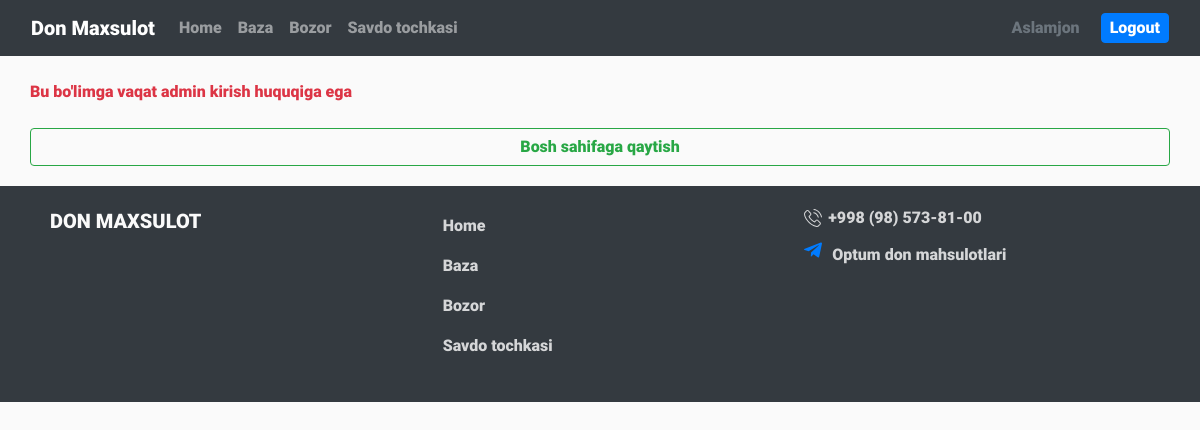
Page /addAgent/ (signed in) on the earlier database version.
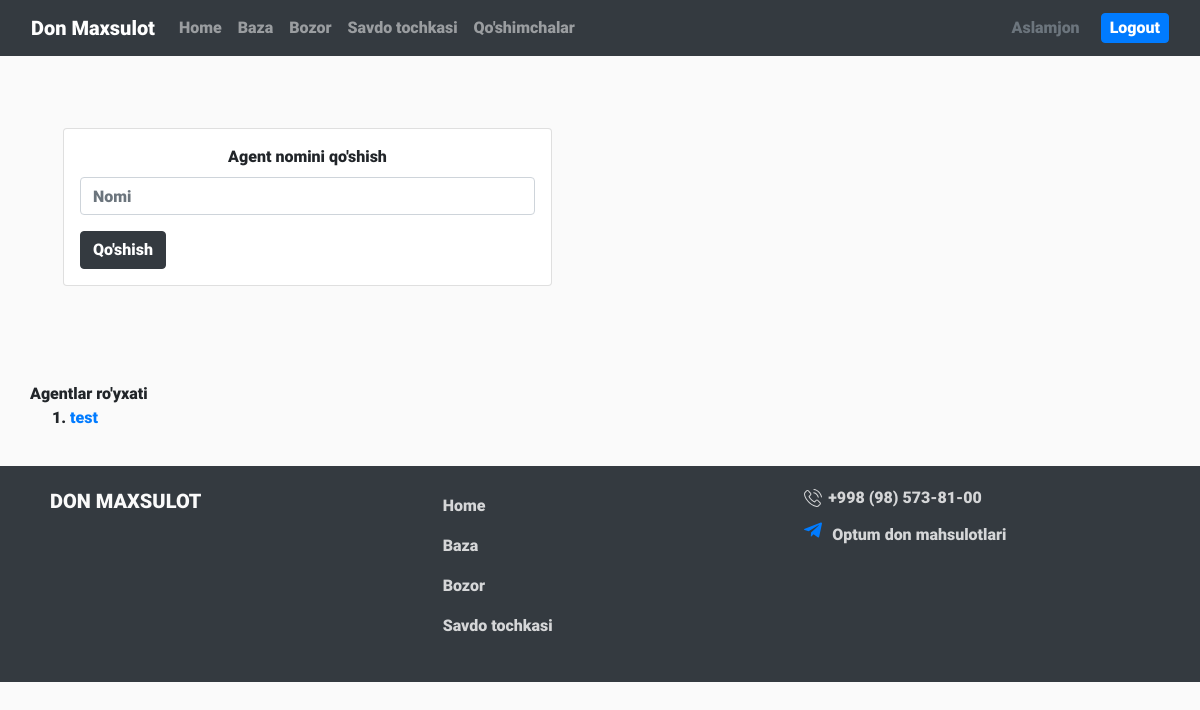
Same page on the later database version.
### home/models.py (models this page shows)
class Agents(models.Model):
    name = models.TextField()

### home/views.py (the view, shortened to what this page needs)
# urls.py: path('addAgent/', addAgent, name='addAgent'),
def addAgent(request):
    sendToTemplate = {
        'agentForm': AgentsForm,
        'agents': Agents.objects.all()
    }
    if request.method == 'GET':
        return checkIsAdmin(request, 'html/addAgent.html', sendToTemplate, {})

### home/views.py (called while the page is built)
def checkIsAdmin(request, html, sendObjToAdmin, sendObjToAnonimUser):
    getAdmins = Admins.objects.all()
    global admins
    admins = []
    for i in getAdmins:
        admins.append(i.name)
    if request.user.username in admins:
        sendObjToAdmin['isAdmin'] = True
        return render(request, html, sendObjToAdmin)
    else:
        if request.user.username in agentsList:
            sendObjToAnonimUser['isAgent'] = True
            return render(request, html, sendObjToAnonimUser)
        sendObjToAnonimUser['isAdmin'] = False
        return render(request, html, sendObjToAnonimUser)

### home/templates/html/addAgent.html (shortened to what this page needs)
{% extends 'html/base.html' %}
{% load static %}
{% load indexObj %}
{% block content %}
    <div class="addAgents d-flex flex-column containerCustom mt-4">
        {% if user.is_authenticated and isAdmin %}
        <div class="row">
            <div class="col-md-6 p-5">
                <div class="card p-3" style="">
                    <div class="text-center mb-2">Agent nomini qo'shish</div>
                    <form action="{% url 'addAgent' %}" method="post">
                        {{agentForm.name}}
                        <button type="submit" class="btn btn-dark mt-3">Qo'shish</button>
                    </form>
                </div>
            </div>
        </div>
        <div class="list mt-5">
            <div class="">Agentlar ro'yxati</div>
            <ol>
                {% for item in agents %}
                    <li><a class="text-decoration-none" href="{% url 'deleteAgent' item.id %}">{{item.name}}</a></li>
                {% endfor %}
            </ol>
        </div>
        {% else %}
        <div class="text-danger">Bu bo'limga vaqat admin kirish huquqiga ega</div>
        <a href="{% url 'home' %}" class="btn btn-outline-success mt-4">Bosh sahifaga qaytish</a>
        {% endif %}
    </div>
{% endblock %}

### home/templates/html/base.html (shortened to what the changed rows need)
{% load static %}
<!DOCTYPE html>
<html lang="en">
<head>
    <link rel="stylesheet" href="{% static 'css/normalize.css'%}">
    <link rel="stylesheet" href="{% static 'css/bootstrap.css'%}">
    <link rel="stylesheet" href="{% static 'css/privet_bootstrap.css'%}">
    <link rel="stylesheet" href="{% static 'css/animate.css'%}">
    <link rel="stylesheet" href="{% static 'css/style.css'%}">
</head>
<body>
    <nav class="navbar navbar-expand-lg navbar-dark bg-dark">
        <div class="container-fluid">
            <div class="collapse navbar-collapse justify-content-between" id="navbarSupportedContent">
                <ul class="navbar-nav me-auto mb-2 mb-lg-0">
                    <li>
                    {% if user.is_authenticated and isAdmin %}
                    <li class="nav-item">
                        <a class="nav-link" href="{% url 'addAgent' %}">Qo'shimchalar</a>
                    </li>
                    {% endif %}
                </ul>
            </div>
        </div>
    </nav>
    {% block content %}
    {% endblock %}
</body>
</html>

Differences in the rows shown:
added Agents: name "test"
Other differences:
text no longer shown: "Bu bo'limga vaqat admin kirish huquqiga ega Bosh sahifaga qaytish"
text now shown: "Qo'shimchalar Agent nomini qo'shish Qo'shish Agentlar ro'yxati"
